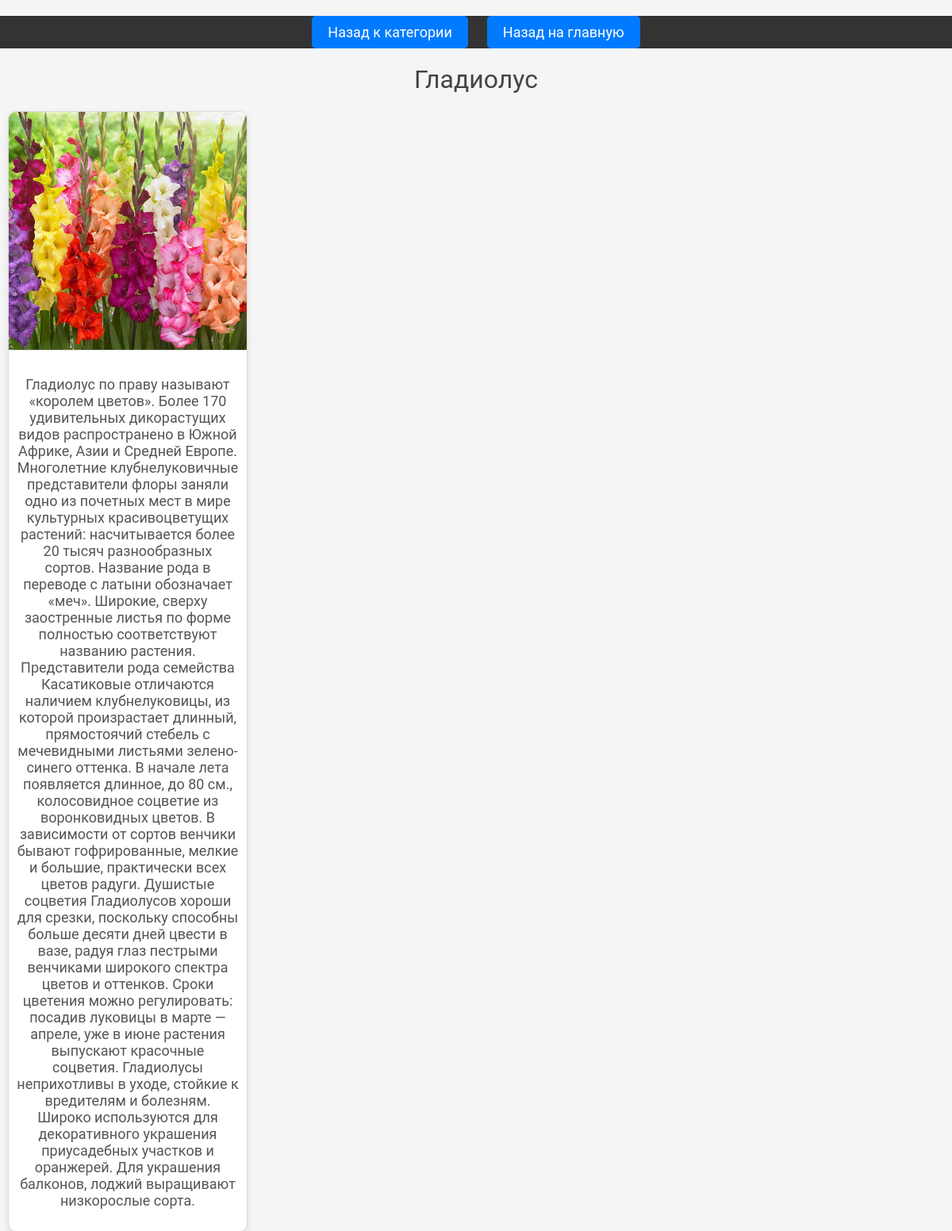
Page /flower/3/ on the committed database.
### catalog/models.py (models this page shows, shortened)
class Flower(models.Model):
    name = models.CharField(max_length=100)
    image = models.ImageField(upload_to='flowers/')
    description = models.TextField()
    category = models.ForeignKey(Category, related_name='flowers', on_delete=models.CASCADE)

### catalog/views.py (the view)
# urls.py: path('flower/<int:flower_id>/', views.flower_detail, name='flower_detail'),
def flower_detail(request, flower_id):
    flower = get_object_or_404(Flower, pk=flower_id)
    return render(request, 'catalog/flower_detail.html', {'flower': flower})

### catalog/templates/catalog/flower_detail.html (shortened to what this page needs)
<!DOCTYPE html>
<html>
<head>
    {% load static %}
    <link rel="stylesheet" type="text/css" href="{% static 'catalog/css/styles.css' %}">
</head>
<body>
    <div class="navbar">
        <a href="{% url 'category_detail' flower.category.id %}">Назад к категории</a>
        <a href="{% url 'home' %}">Назад на главную</a>
    </div>
    <h1>{{ flower.name }}</h1>
    <div class="card">
        <img src="{{ flower.image.url }}" alt="{{ flower.name }}">
        <p>{{ flower.description }}</p>
    </div>
</body>
</html>

### flowers_catalog/static/catalog/css/styles.css (style rules this page uses)
body { font-family: 'Roboto', sans-serif; margin: 0; padding: 0; background-color: #f5f5f5; color: #333; }
h1, h2 { text-align: center; margin-top: 20px; font-weight: 400; color: #444; }
.card { border: 1px solid #ddd; border-radius: 10px; box-shadow: 0 4px 8px rgba(0, 0, 0, 0.1); margin: 10px; width: 300px; overflow: hidden; text-align: center; background: white; transition: transform 0.2s; }
.card img { width: 100%; height: auto; border-bottom: 1px solid #ddd; }
.card p { padding: 10px; font-size: 18px; color: #555; }
.navbar { text-align: center; margin-top: 20px; padding: 10px 0; background-color: #333; }
.navbar a { margin: 0 10px; text-decoration: none; color: white; font-size: 18px; padding: 10px 20px; background-color: #007BFF; border-radius: 5px; transition: background-color 0.3s; }

### rows in the picture
Flower: name "Гладиолус", image (picture), description "Гладиолус по праву называют «королем цветов». Более 170 удивительных дикорастущих видов распространено в Южной Африке, Азии и Средней Европе. Многолетние клубнелуковичные представители флоры заняли одно из почетных мест в мире культурных красивоцветущих растений: насчитывается более 20 тысяч разнообразных сортов. Название рода в переводе с латыни обозначает «меч». Широкие, сверху заостренные листья по форме полностью соответствуют названию растения. Представители рода семейства Касатиковые отличаются наличием клубнелуковицы, из которой произрастает длинный, прямостоячий стебель с мечевидными листьями зелено-синего оттенка. В начале лета появляется длинное, до 80 см., колосовидное соцветие…"
